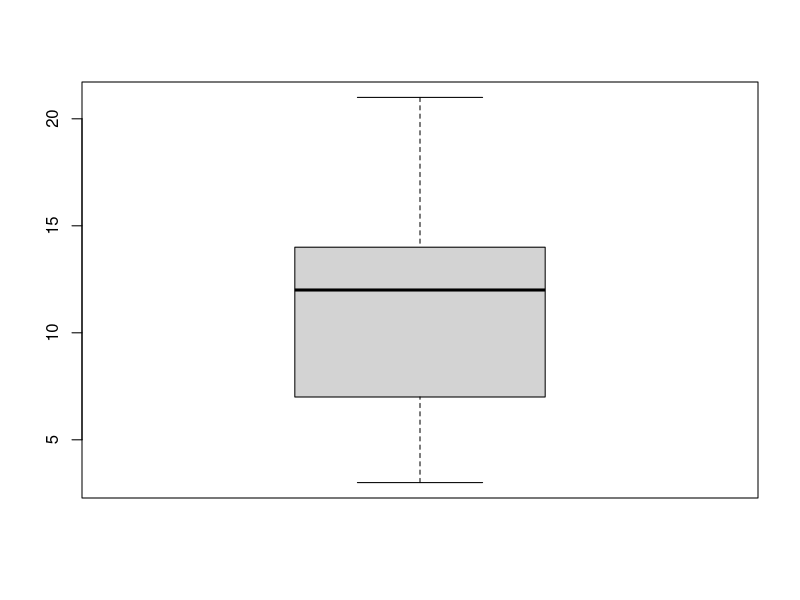
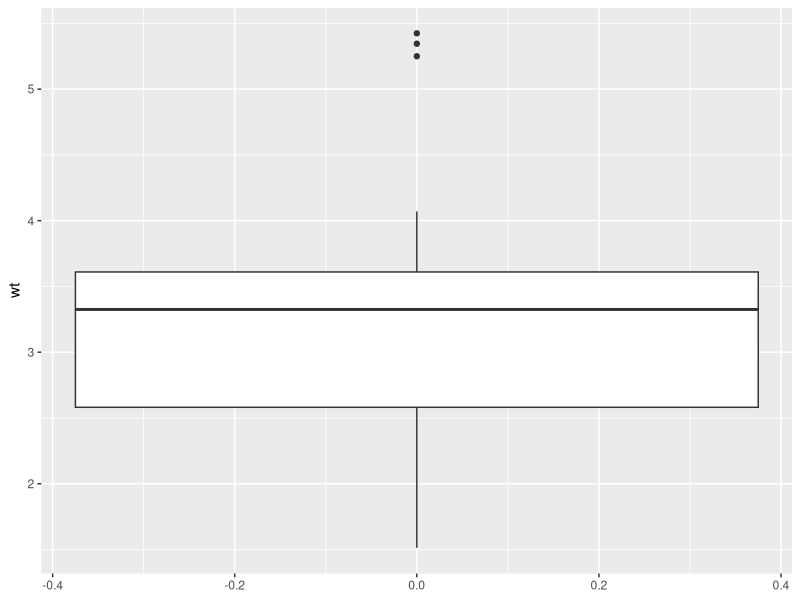
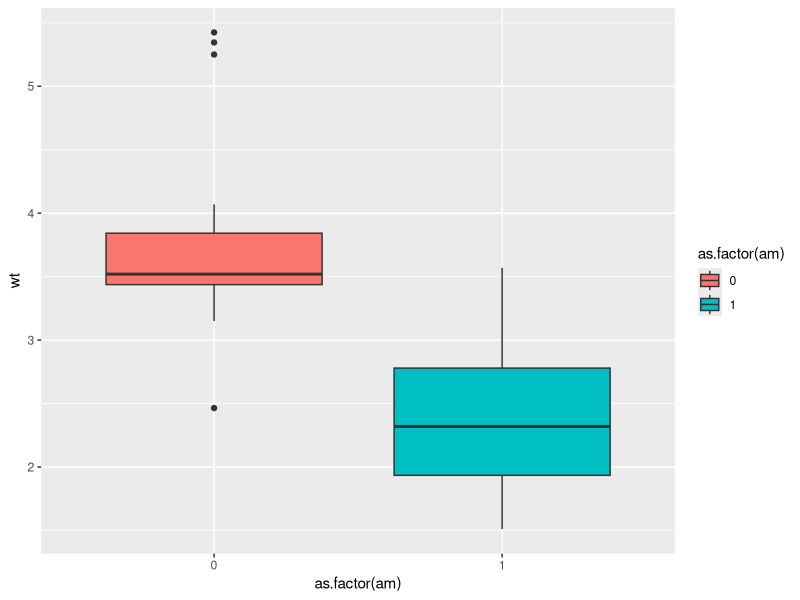
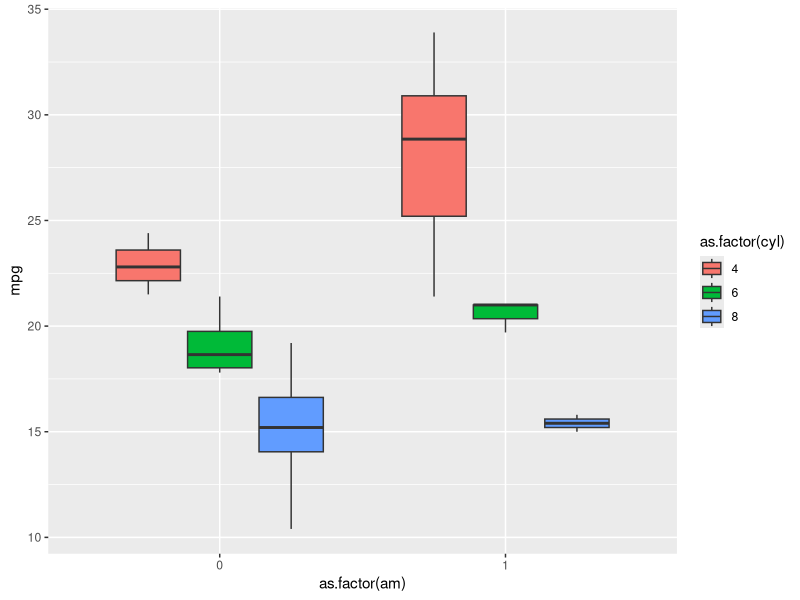

Reproduce these figures in R, in order.
library(ggplot2)
mtc = mtcars
attach(mtc)

#Trialboxplot
data1 = c(3, 7, 8, 5, 12, 14, 21, 13, 18)
boxplot(data1)

#Using ggplot2
ggplot(mtc, aes(y = wt)) + geom_boxplot()

#Comparitive
ggplot(mtc, aes(x = as.factor(am), y = wt, fill = as.factor(am))) + geom_boxplot()
#Verification
summary(mtc[am, c(6, 9)])
summary(mtc[am == 1, c(6, 9)])

#More comparitive
ggplot(mtc, aes(x = as.factor(am), y = mpg, fill = as.factor(cyl))) + geom_boxplot()